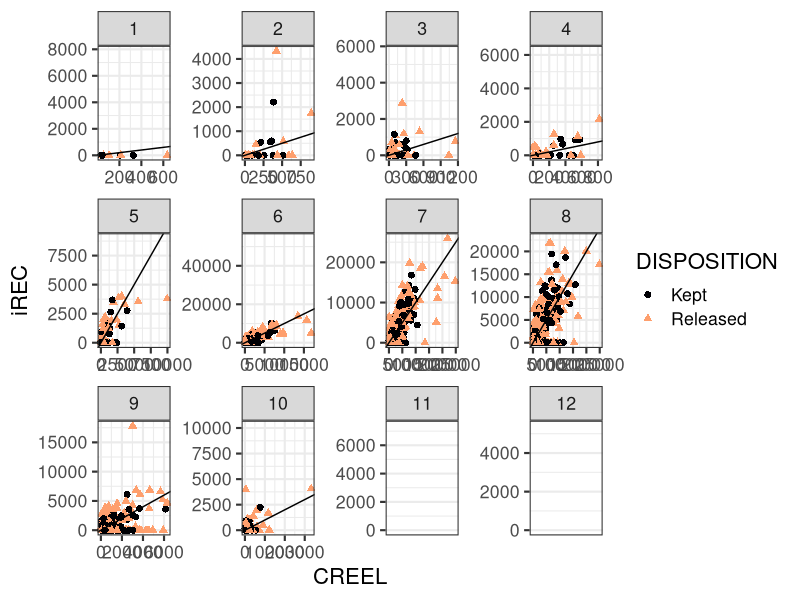
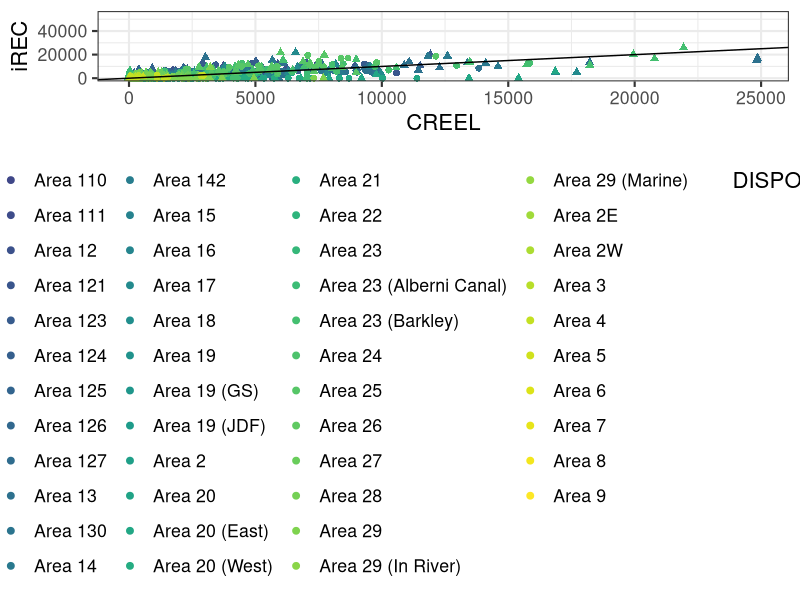
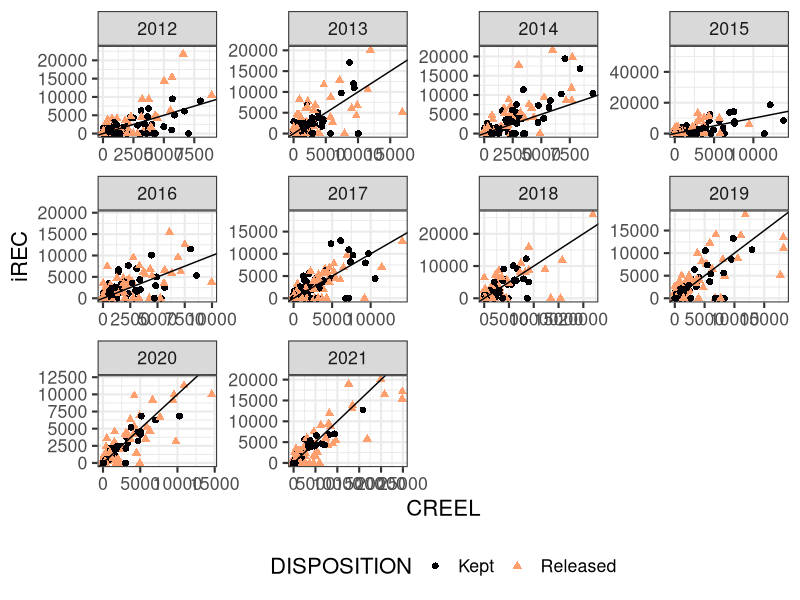
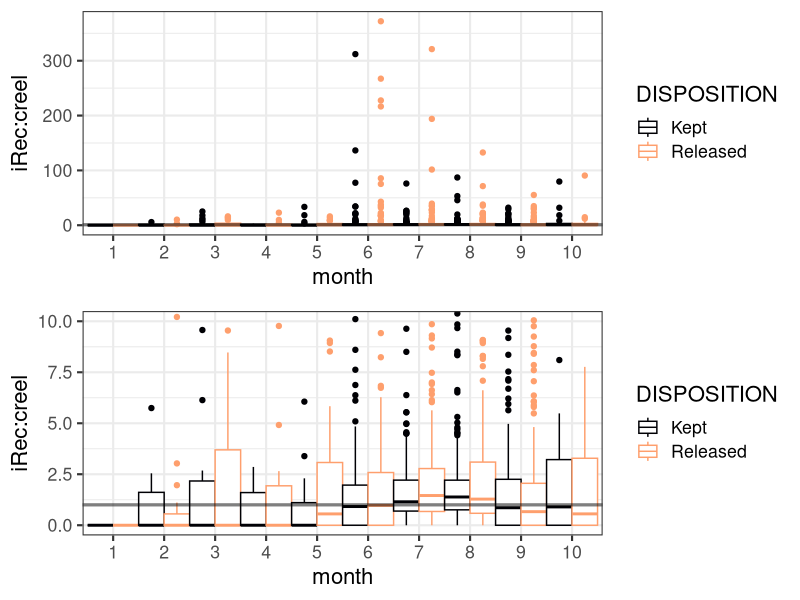
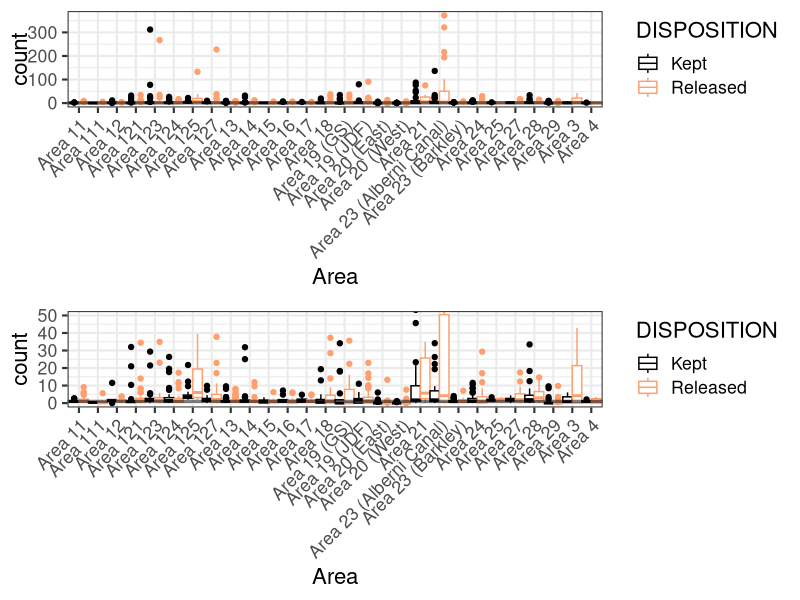
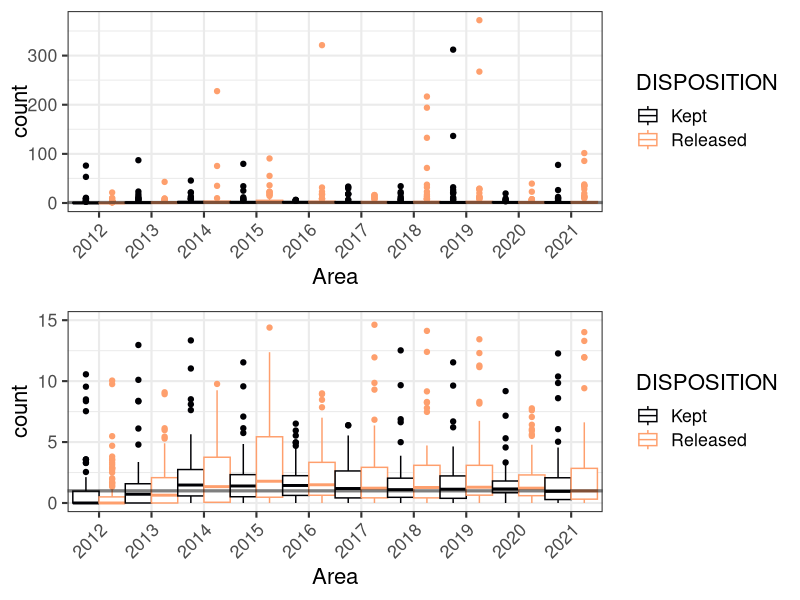
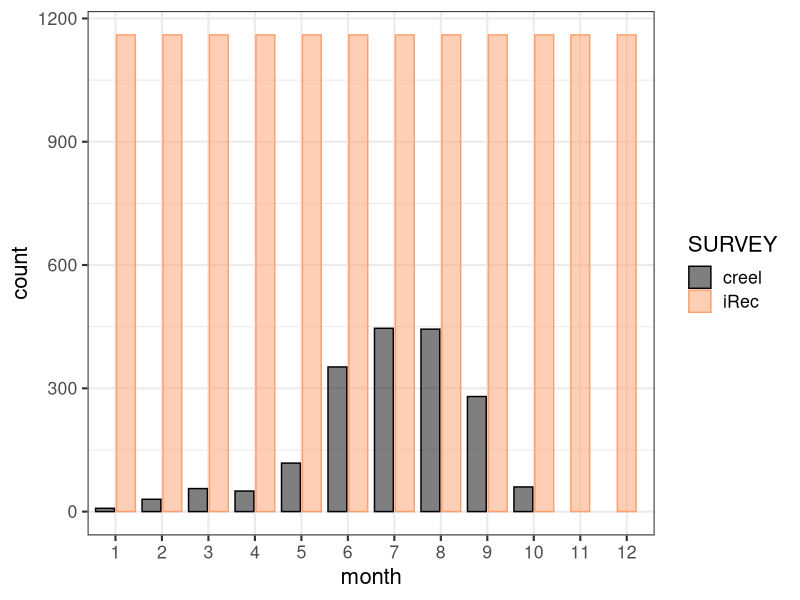
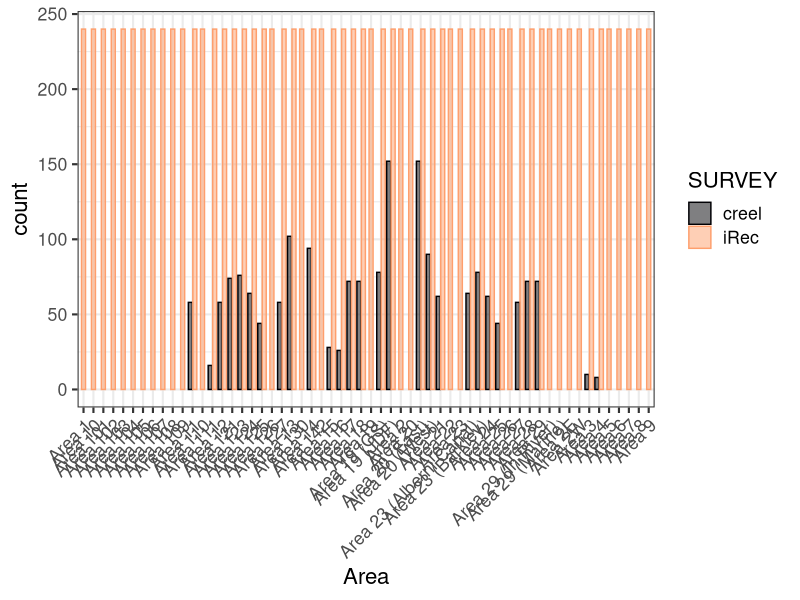

The R source for these figures, in order:
## ---- chunk 1

library(ggplot2)
library(dplyr)
library(grid)
#rmarkdown::render("irec_summary.Rmd")

#read in data

creel<-read.csv("../data/creel2020.csv")
irec<-read.csv("../data/iRecchinook_2012_2021.csv")


## ---- chunk 2

#input 0s for missing observations on irec
#create df for all possible observations - using variables of interest only
#if other variables are considered, need to include them here
allobs <- expand.grid(list(AREA=unique(irec$AREA),
  YEAR=unique(irec$YEAR),
  MONTH=unique(irec$MONTH),
  DISPOSITION=unique(irec$DISPOSITION)))

irecall<-left_join(allobs,irec)
irecall$ESTIMATE[is.na(irecall$ESTIMATE)]<-0


creelc<- creel %>%
  rename(AREA=PFMA, SD=STANDARD_ERROR,DISPOSITION=TYPE, CREEL=)%>%
  select(c(AREA,YEAR,MONTH,DISPOSITION,ESTIMATE,SD))%>%
  mutate(SURVEY="creel")


irecc<- irecall %>%
  #rename(IREC=ESTIMATE)%>%
  select(c(AREA,YEAR,MONTH,DISPOSITION,ESTIMATE,VARIANCE))%>%
  group_by( AREA,YEAR,MONTH,DISPOSITION) %>% summarise(ESTIMATE = sum(ESTIMATE), VARIANCE = sum(VARIANCE))%>%
  mutate(SD=sqrt(VARIANCE))%>%
  select(c(!VARIANCE))%>%
  mutate(SURVEY="iRec")

dat<-rbind(creelc,irecc)



creelcc<-creelc%>%
rename(CREEL=ESTIMATE,SDCREEL=SD)%>%
  select(c(!SURVEY))


ireccc<-irecc%>%
rename(IREC=ESTIMATE,SDIREC=SD)%>%
  select(c(!SURVEY))


datxy<-left_join(ireccc,creelcc)

## ---- chunk 3

p <- ggplot(datxy)
p <- p + geom_point(aes(x=CREEL, y=IREC,color=DISPOSITION, shape=DISPOSITION), size=2)
p <- p + facet_wrap(~MONTH, scales="free")
p <- p + theme_bw(16)+labs( x="CREEL", y="iREC")
p <- p + scale_color_viridis_d(end = 0.8,option = "A")
p <- p + geom_abline(slope=1,intercept=0)
p


## ---- chunk 4

p <- ggplot(datxy)
p <- p + geom_point(aes(x=CREEL, y=IREC,color=AREA, shape=DISPOSITION),size=2)
#p <- p + facet_wrap(~AREA, scales="free")
p <- p + theme_bw(16)+labs( x="CREEL", y="iREC")
p <- p + scale_color_viridis_d()
#p <- p + coord_cartesian(ylim=c(0,max(datxy$CREEL,datxy$IREC, na.rm=T)),xlim=c(0,max(datxy$CREEL,datxy$IREC,na.rm=T)))
p <- p + geom_abline(slope=1,intercept=0)
p <- p + theme(legend.position="bottom")
p
## ---- chunk 5

p <- ggplot(datxy)
p <- p + geom_point(aes(x=CREEL, y=IREC,color=DISPOSITION, shape=DISPOSITION),size=2)
p <- p + facet_wrap(~YEAR, scales="free")
p <- p + theme_bw(16)+labs( x="CREEL", y="iREC")
p <- p + scale_color_viridis_d(end = 0.8,option = "A")
#p <- p + coord_cartesian(ylim=c(0,max(datxy$CREEL,datxy$IREC, na.rm=T)),xlim=c(0,max(datxy$CREEL,datxy$IREC,na.rm=T)))
p <- p + geom_abline(slope=1,intercept=0)
p <- p + theme(legend.position="bottom")
p
## ---- chunk 6

datxy$ratio <- datxy$IREC/datxy$CREEL
datxy <- datxy[is.finite(datxy$ratio),] 


 

p <- ggplot(datxy, aes(x=as.factor(MONTH),y=ratio, color=DISPOSITION))
p <- p + geom_boxplot(width=1, position = position_dodge(width = 1))
p <- p +geom_hline(aes(yintercept=1),size=1.1, alpha=.5)
p <- p + scale_color_viridis_d(end = 0.8,option = "A")
p <- p + theme_bw(16)+labs( x="month", y="iRec:creel")




p2 <- ggplot(datxy, aes(x=as.factor(MONTH),y=ratio, color=DISPOSITION))
p2 <- p2 + geom_boxplot(width=1, position = position_dodge(width = 1))
p2 <- p2 +geom_hline(aes(yintercept=1),size=1.1, alpha=.5)
p2 <- p2 + scale_color_viridis_d(end = 0.8,option = "A")
p2 <- p2 + theme_bw(16)+labs( x="month", y="iRec:creel")
p2 <- p2 + coord_cartesian( ylim = c(0,10))



grid.newpage()
grid.draw(rbind(ggplotGrob(p), ggplotGrob(p2), size = "last"))

## ---- chunk 7


p <- ggplot(datxy, aes(x=as.factor(AREA),y=ratio, color=DISPOSITION))
p <- p + geom_boxplot(width=1, position = position_dodge(width = 1))
p <- p +geom_hline(aes(yintercept=1),size=1.1, alpha=.5)
p <- p + scale_color_viridis_d(end = 0.8,option = "A")
p <- p + theme_bw(16)+labs( x="month", y="iRec:creel")
p <- p + theme(axis.text.x = element_text(angle = 45, hjust=1))+labs( x="Area", y="count")


p2 <- ggplot(datxy, aes(x=as.factor(AREA),y=ratio, color=DISPOSITION))
p2 <- p2 + geom_boxplot(width=1, position = position_dodge(width = 1))
p2 <- p2 +geom_hline(aes(yintercept=1),size=1.1, alpha=.5)
p2 <- p2 + scale_color_viridis_d(end = 0.8,option = "A")
p2 <- p2 + theme_bw(16)+labs( x="month", y="iRec:creel")
p2 <- p2 + theme(axis.text.x = element_text(angle = 45, hjust=1))+labs( x="Area", y="count")
p2 <- p2 + coord_cartesian( ylim = c(0,50))



grid.newpage()
grid.draw(rbind(ggplotGrob(p), ggplotGrob(p2), size = "last"))

## ---- chunk 8


p <- ggplot(datxy, aes(x=as.factor(YEAR),y=ratio, color=DISPOSITION))
p <- p + geom_boxplot(width=1, position = position_dodge(width = 1))
p <- p + geom_hline(aes(yintercept=1),size=1.1, alpha=.5)
p <- p + scale_color_viridis_d(end = 0.8,option = "A")
p <- p + theme_bw(16)+labs( x="year", y="iRec:creel")
p <- p + theme(axis.text.x = element_text(angle = 45, hjust=1))+labs( x="Area", y="count")

p2 <- ggplot(datxy, aes(x=as.factor(YEAR),y=ratio, color=DISPOSITION))
p2 <- p2 + geom_boxplot(width=1, position = position_dodge(width = 1))
p2 <- p2 + geom_hline(aes(yintercept=1),size=1.1, alpha=.5)
p2 <- p2 + scale_color_viridis_d(end = 0.8,option = "A")
p2 <- p2 + theme_bw(16)+labs( x="year", y="iRec:creel")
p2 <- p2 + theme(axis.text.x = element_text(angle = 45, hjust=1))+labs( x="Area", y="count")
p2 <- p2 + coord_cartesian( ylim = c(0,15))


grid.newpage()
grid.draw(rbind(ggplotGrob(p), ggplotGrob(p2), size = "last"))


## ---- chunk 9



p <- ggplot(dat)
p <- p + geom_bar(aes(x=as.factor(MONTH), color=SURVEY, fill=SURVEY),alpha=.5, position=position_dodge2(width = 0.9, preserve = "single"))
p <- p + scale_fill_viridis_d(end = 0.8,option = "A")
p <- p + scale_color_viridis_d(end = 0.8,option = "A")
p <- p + theme_bw(16)+labs( x="month", y="count")
p
## ---- chunk 10

p <- ggplot(dat)
p <- p + geom_bar(aes(x=as.factor(AREA), color=SURVEY, fill=SURVEY),alpha=.5, position=position_dodge2(width = 0.9, preserve = "single"))
p <- p + scale_fill_viridis_d(end = 0.8,option = "A")
p <- p + scale_color_viridis_d(end = 0.8,option = "A")
p <- p + theme_bw(16)
p <- p + theme(axis.text.x = element_text(angle = 45, hjust=1))+labs( x="Area", y="count")
p

## ---- chunk 11

p <- ggplot(dat)
p <- p + geom_bar(aes(x=as.factor(YEAR), color=SURVEY, fill=SURVEY),alpha=.5, position=position_dodge2(width = 0.9, preserve = "single"))
p <- p + scale_fill_viridis_d(end = 0.8,option = "A")
p <- p + scale_color_viridis_d(end = 0.8,option = "A")
p <- p + theme_bw(16)
p <- p + theme(axis.text.x = element_text(angle = 45, hjust=1))+labs( x="year", y="count")
p

## ---- chunk 12

datmon <- dat %>%
group_by( MONTH,DISPOSITION,SURVEY) %>% summarise(ESTIMATE = sum(ESTIMATE))


p <- ggplot(datmon)
p <- p + geom_col(aes(x=as.factor(MONTH),y=ESTIMATE, color=SURVEY, fill=SURVEY),alpha=.5, position=position_dodge2(width = 0.9, preserve = "single"))
p <- p + facet_wrap(~DISPOSITION)
p <- p + scale_fill_viridis_d(end = 0.8,option = "A")
p <- p + scale_color_viridis_d(end = 0.8,option = "A")
p <- p + theme_bw(16)+labs( x="month", y="sum(obs)")
p
## ---- chunk 13

datmon <- dat %>%
group_by( AREA,DISPOSITION,SURVEY) %>% summarise(ESTIMATE = sum(ESTIMATE))


p <- ggplot(datmon)
p <- p + geom_col(aes(x=as.factor(AREA),y=ESTIMATE, color=SURVEY, fill=SURVEY),alpha=.5, position=position_dodge2(width = 0.9, preserve = "single"))
p <- p + facet_wrap(~DISPOSITION)
p <- p + scale_fill_viridis_d(end = 0.8,option = "A")
p <- p + scale_color_viridis_d(end = 0.8,option = "A")
p <- p + theme_bw(16)+labs( x="area", y="sum(obs)")
p <- p + theme(axis.text.x = element_text(angle = 45, hjust=1))+labs( x="Area", y="count")
p

## ---- chunk 14

datyr<- dat %>%
group_by( YEAR,DISPOSITION,SURVEY) %>% summarise(ESTIMATE = sum(ESTIMATE))


p <- ggplot(datyr)
p <- p + geom_col(aes(x=as.factor(YEAR),y=ESTIMATE, color=SURVEY, fill=SURVEY),alpha=.5, position=position_dodge2(width = 0.9, preserve = "single"))
p <- p + facet_wrap(~DISPOSITION)
p <- p + scale_fill_viridis_d(end = 0.8,option = "A")
p <- p + scale_color_viridis_d(end = 0.8,option = "A")
p <- p + theme_bw(16)+labs( x="year", y="sum(obs)")
p <- p + theme(axis.text.x = element_text(angle = 45, hjust=1))+labs( x="Area", y="count")
p

